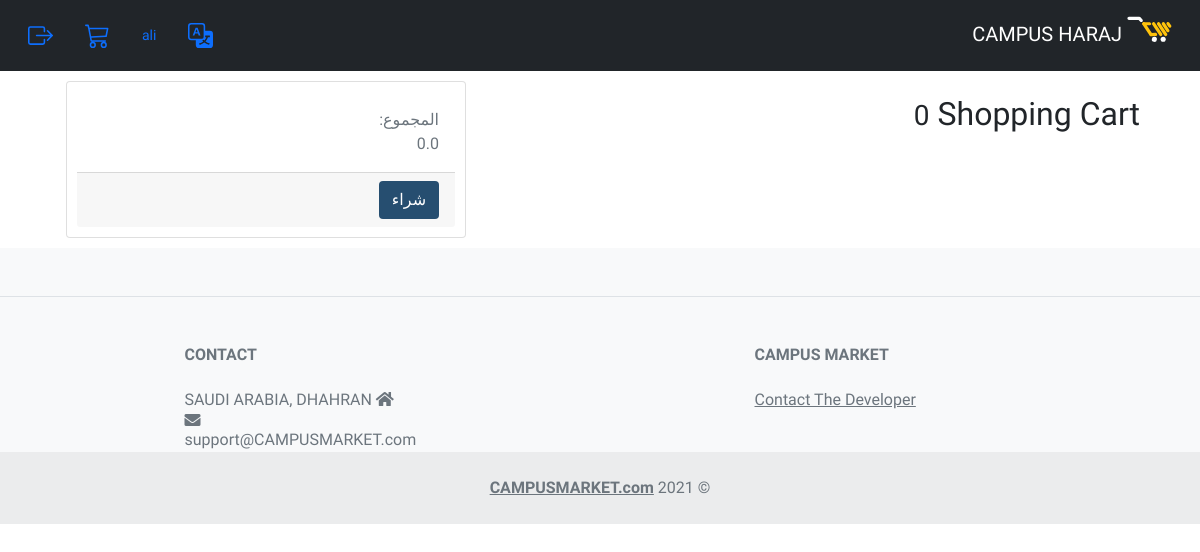
Page /cart/ (signed in) on the earlier database version.
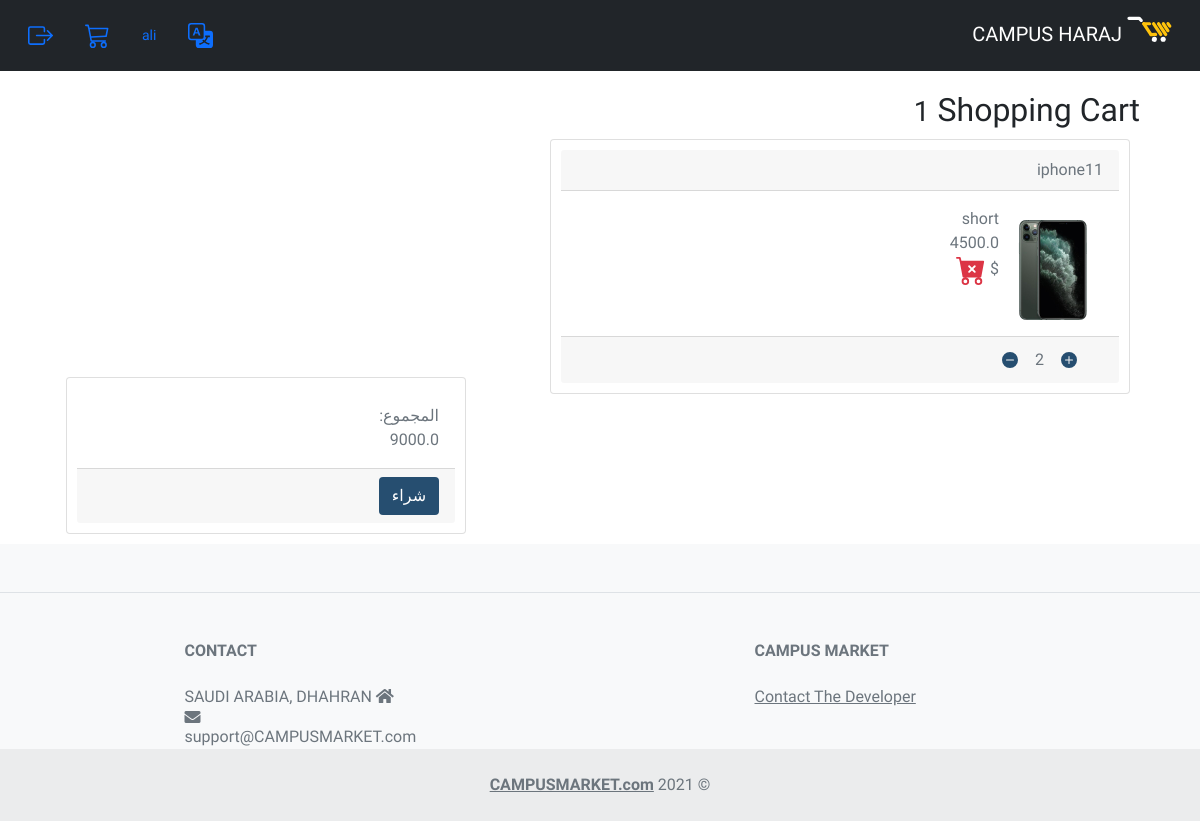
Same page on the later database version.
### polls/models.py (models this page shows)
class Cart(models.Model):
    buyer=models.TextField(max_length=200, null=True)
    seller=models.TextField(max_length=200, null=True)
    state=models.IntegerField(default=1)
    product=models.TextField(max_length=700, null=True)
    product_qentity=models.IntegerField(default=1)

class Product(models.Model):
    product_seller=models.ForeignKey(User,on_delete=models.CASCADE)
    product_name=models.TextField(max_length=200)
    product_price=models.FloatField(max_length=10)
    product_qentity=models.IntegerField(default=1)
    product_shortD=models.TextField(max_length=300)
    product_longD=models.TextField()
    product_img=models.ImageField(upload_to = 'polls/static/pic_folder/', default = 'polls/static/pic_folder/star.png')
    subsort = models.ForeignKey(SubSort, on_delete=models.CASCADE,null=True)
    sort = models.ForeignKey(Sort, on_delete=models.CASCADE,null=True)

### polls/views.py (the view, shortened to what this page needs)
# urls.py: path('cart/', views.cart, name="cart"),
def cart(request):
    if (request.session.get('theuser')):
        user = User.objects.get(username=request.session['theuser'])
        carts = Cart.objects.filter(buyer=user.username,state=1)
        return render(request, 'polls/cart.html', {'carts': carts, 'user': user,'theuser':user,'lang':lang})

### polls/templatetags/index.py (called while the page is built)
@register.filter
def getCartPro(cart,val):
    product = Product.objects.get(pk=cart.product)
    if(val=="name"):
        return product.product_name
    elif(val=="price"):
        global totalPrice
        totalPrice+=float(product.product_price) * cart.product_qentity
        return product.product_price
    elif (val == "qu"):
        return cart.product_qentity
    elif (val == "short"):
        return product.product_shortD
    elif (val == "long"):
        return product.product_longD
    elif (val == "id"):
        return int(product.pk)
    elif (val == "img"):
        imgi = product.product_img.name
        if (imgi):
            return imgi[5:]
        else:
            return "/static/pic_folder/star.png"
    return product

@register.filter
def printTotal(nu):
    return totalPrice

@register.filter
def emptyTotal(nu):
    global totalPrice
    totalPrice = 0.0
    return ''

@register.filter
def cartCount(carts):
    count = carts.count
    try:
        return int(count)
    except:
        return len(carts)
    return str(count)

@register.filter
def dir(lang0):
    if (lang =='ar'):
        return 'rtl'
    return 'ltr'

### polls/templates/polls/cart.html (shortened to what this page needs)
 {% extends 'head.html' %} {% block content %} {% load index %} {{ 0|emptyTotal }}
<section class="section" id='items'>
    <h2 style="display: inline">Shopping Cart </h2>
    <h3 id='counter' style="display: inline"> {{carts|cartCount}}</h3>
    {% for cart in carts %}
    <span><div class="card text-secondary">
        <div class="card-header">
            <p class="header">{{ cart|getCartPro:'name' }}</p>
        </div>
        <div class="card-body">
                <img src="{{ cart|getCartPro:'img' }}">
            <div style="margin-left:10px" class="d-inline-block">
                <p >
                    {{ cart|getCartPro:'short' }}
                </p>
                <p id="price{{ cart|getCartPro:'id' }}">
                    {{ cart|getCartPro:'price' }}
                </p><label class="d-inline">$</label>
                    <a class="text-danger" href="{% url 'polls:delCart' cart.id  %}"></a>
            </div>
        </div>
    <div class="card-footer">
        <button onclick="plus({{ cart|getCartPro:'id' }})" class="btn cblue-text">
            <svg xmlns="http://www.w3.org/2000/svg" width="16" height="16" fill="currentColor" class="bi bi-plus-circle-fill" viewBox="0 0 16 16">
                <path d="M16 8A8 8 0 1 1 0 8a8 8 0 0 1 16 0zM8.5 4.5a.5.5 0 0 0-1 0v3h-3a.5.5 0 0 0 0 1h3v3a.5.5 0 0 0 1 0v-3h3a.5.5 0 0 0 0-1h-3v-3z"/>
              </svg>
                        </button>
                        <label id="qu{{ cart|getCartPro:'id' }}">
                            {{ cart|getCartPro:'qu' }}
                            </label>
        <button  onclick="minus({{ cart|getCartPro:'id' }})" class="btn cblue-text">
            <svg xmlns="http://www.w3.org/2000/svg" width="16" height="16" fill="currentColor" class="bi bi-dash-circle-fill" viewBox="0 0 16 16">
                <path d="M16 8A8 8 0 1 1 0 8a8 8 0 0 1 16 0zM4.5 7.5a.5.5 0 0 0 0 1h7a.5.5 0 0 0 0-1h-7z"/>
              </svg>
                        </button>
    </div>
    </div>
    </span>
    <br> {% endfor %}
</section>
<aside class="aside">
    <div class="card text-secondary">
        <div class="card-body">
            <p>{{ 'Total'|translation:lang }}:</p>
            <a id='totatl'>{{ 5|printTotal }}</a>
        </div>
        <div class="card-footer">
            <a href="{% url 'polls:makeOrder' %}" id="buy" class="cblue btn">{{ 'Buy'|translation:lang}}</a>
        </div>
    </div>
</aside>
{% endblock %}

Differences in the rows shown:
added Cart: product.product_name "iphone11", product.product_img (picture), product.product_shortD "short", product+product_qentity "4500.0", product+product_qentity "2"
Other differences:
{{ carts|cartCount }}: "0" → "1"
{{ 5|printTotal }}: "0.0" → "9000.0"
